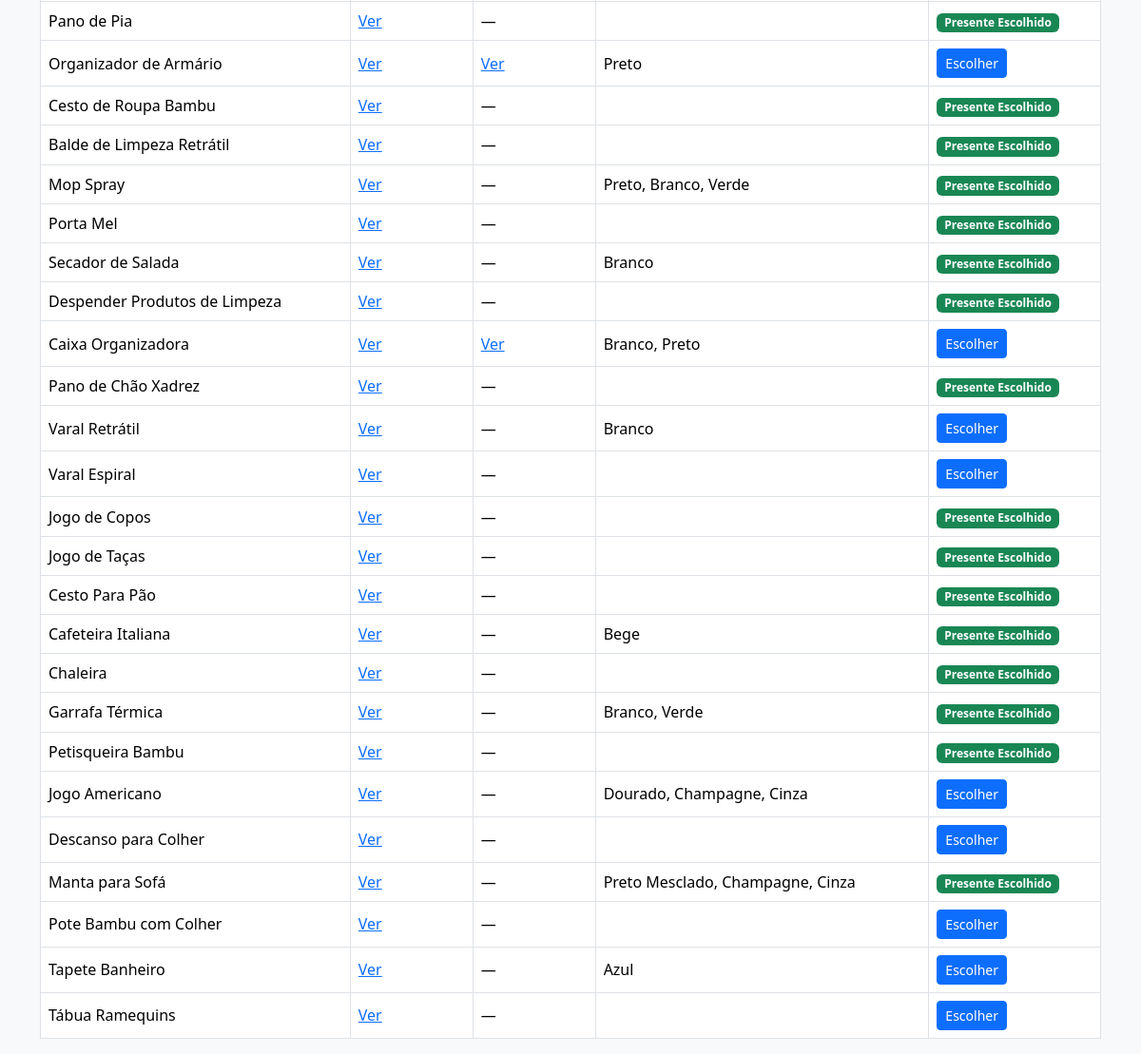
Before: / (lower part) with the older database file.
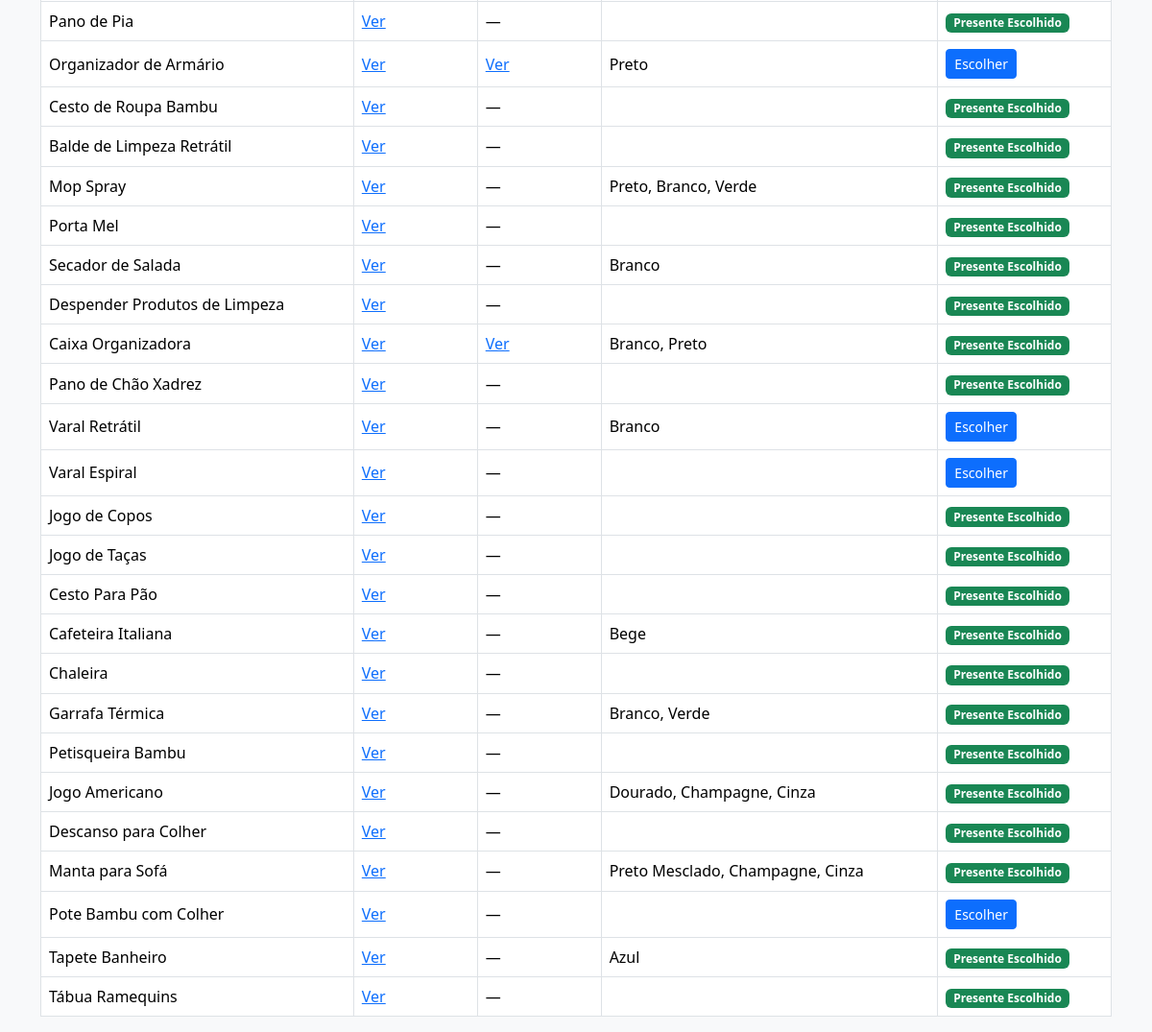
After: the same page with the newer database file.
### tables this page shows
CREATE TABLE presentes (
            id INTEGER PRIMARY KEY AUTOINCREMENT,
            presente TEXT,
            link1 TEXT,
            link2 TEXT,
            cores TEXT,
            escolhido_por TEXT
        );

### app.py (the view)
@app.route("/")
def index():
    is_admin = request.args.get("admin") == ADMIN_KEY
    conn = get_db()
    cursor = conn.cursor()
    cursor.execute("SELECT * FROM presentes")
    presentes = cursor.fetchall()
    conn.close()
    return render_template("index.html", presentes=presentes, is_admin=is_admin)

### app.py (called while the page is built)
def get_db():
    conn = sqlite3.connect(DB_PATH)
    conn.row_factory = sqlite3.Row
    return conn

### templates/index.html (shortened to what this page needs)
<!DOCTYPE html>
<html lang="pt-br">
<head>
    <link
      href="https://cdn.jsdelivr.net/npm/bootstrap@5.3.2/dist/css/bootstrap.min.css"
      rel="stylesheet"
    >
</head>
<body class="bg-light">
<div class="container mt-5">
    <div class="table-responsive">
        <table class="table table-bordered table-hover align-middle">
            <tbody>
            {% for item in presentes %}
                <tr>
                    <td>{{ item.presente }}</td>
                    <td>
                        {% if item.link1 %}
                            <a href="{{ item.link1 }}" target="_blank">Ver</a>
                        {% else %}
                            —
                        {% endif %}
                    </td>
                    <td>
                        {% if item.link2 %}
                            <a href="{{ item.link2 }}" target="_blank">Ver</a>
                        {% else %}
                            —
                        {% endif %}
                    </td>
                    <td>{{ item.cores }}</td>
                    <td>
                        {% if item.escolhido_por %}
                            <span class="badge bg-success">
                                Presente Escolhido
                            </span>
                        {% else %}
                            <button
                                class="btn btn-sm btn-primary"
                                data-bs-toggle="modal"
                                data-bs-target="#confirmModal{{ item.id }}"
                            >
                                Escolher
                            </button>
                        {% endif %}
                    </td>
                </tr>
            {% endfor %}
            </tbody>
        </table>
    </div>
</div>
</body>
</html>

Changed rows visible on the page:
changed presentes "Caixa Organizadora": now shows "Presente Escolhido"; no longer shows "Escolher"
changed presentes "Jogo Americano": now shows "Presente Escolhido"; no longer shows "Escolher"
changed presentes "Descanso para Colher": now shows "Presente Escolhido"; no longer shows "Escolher"
changed presentes "Tapete Banheiro": now shows "Presente Escolhido"; no longer shows "Escolher"
changed presentes "Tábua Ramequins": now shows "Presente Escolhido"; no longer shows "Escolher"
